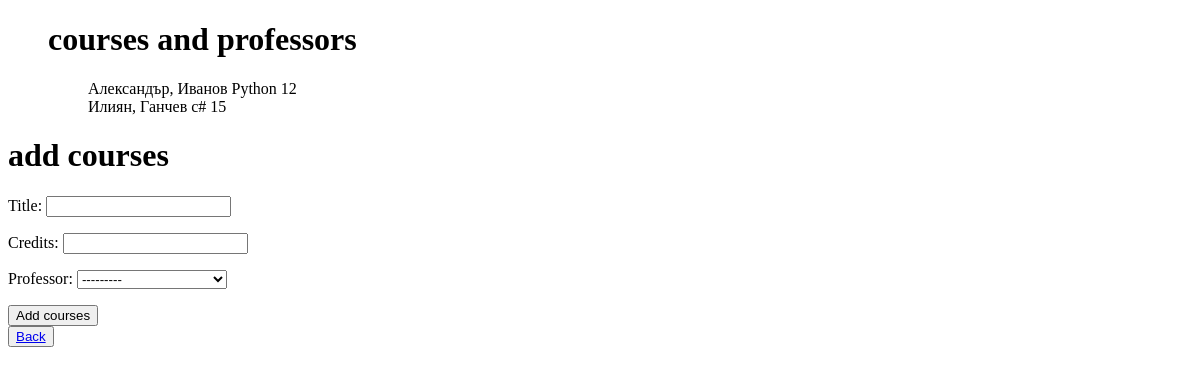
Before: /courses/ with the older database file.
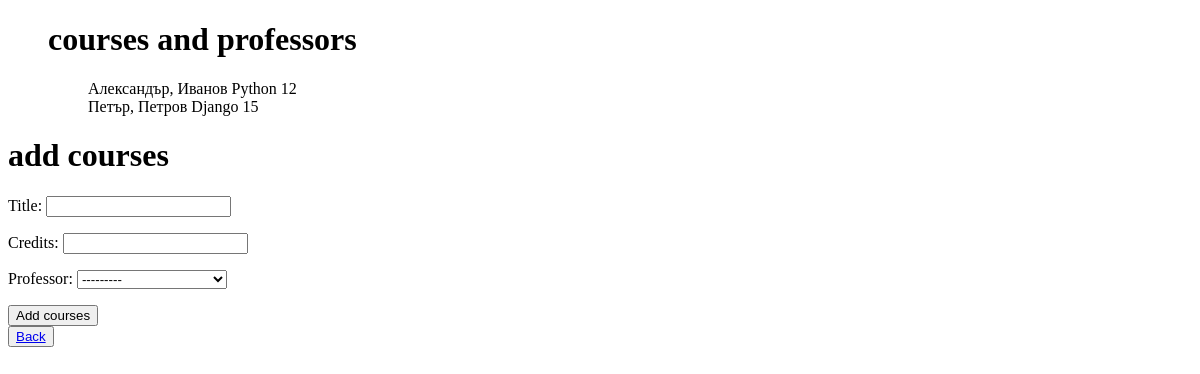
After: the same page with the newer database file.
### main/models.py (models this page shows, shortened)
class Course(models.Model):
    title = models.CharField(max_length=200)
    credits = models.IntegerField()
    professor = models.ForeignKey(Professors, on_delete=models.CASCADE)

class Professors(models.Model):
    first_name = models.CharField(max_length=200)
    last_name = models.CharField(max_length=200)
    titles = models.ForeignKey(Title, on_delete=models.CASCADE)
    def __str__(self):
        return f'{self.first_name}, {self.last_name}'

### main/views.py (the view, shortened to what this page needs)
# urls.py: path('courses/', CourseView.as_view()),
class CourseView(View):
    form = CoursesForm()
    def get(self, request, *args, **kwargs):
        courses = Course.objects.all()
        context = {'courses': courses, 'form': self.form}
        return render(request, 'courses.html', context)

### main/forms.py
class CoursesForm(ModelForm):
    class Meta:
        model = Course
        fields = ['title', 'credits', 'professor']

### templates/courses.html (shortened to what this page needs)
<!DOCTYPE html>
<html lang="en">
<head>
</head>
<body>
<ul>
    <h1>courses and professors</h1>
    {% for course in courses %}
        <ul>{{ course.professor }} {{ course.title }} {{ course.credits }} </ul>
    {% endfor %}
</ul>
<h1>add courses</h1>
<form action="." method="POST">
    {{ form.as_p }}
    <input type="submit" value="Add courses"/>
</form>
<button>
<a href="http://127.0.0.1:8000/total_students"> Back </a>
</button>
</body>
</html>

Changed rows visible on the page:
removed Course: professor "Илиян, Ганчев", title "c#", credits "15"
added Course: professor "Петър, Петров", title "Django", credits "15"
